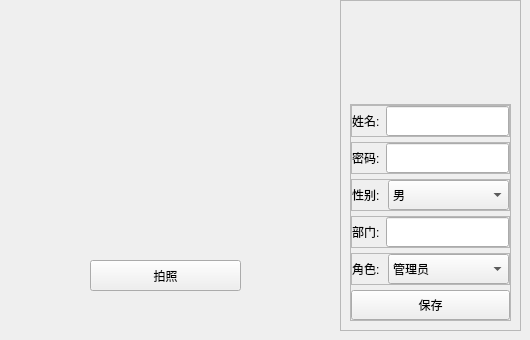
         <widget class="QWidget" name="take">
          <property name="styleSheet">
           <string notr="true"/>
          </property>
          <widget class="QLabel" name="face_Label">
           <property name="geometry">
            <rect>
             <x>10</x>
             <y>10</y>
             <width>331</width>
             <height>231</height>
            </rect>
           </property>
           <property name="text">
            <string/>
           </property>
          </widget>
          <widget class="QPushButton" name="save_button">
           <property name="geometry">
            <rect>
             <x>90</x>
             <y>260</y>
             <width>151</width>
             <height>31</height>
            </rect>
           </property>
           <property name="styleSheet">
            <string notr="true">QPushButton{
	
	font: 16pt &quot;幼圆&quot;;
	
}
QPushButton:hover{
	padding-left:5px;
}
</string>
           </property>
           <property name="text">
            <string>拍照</string>
           </property>
          </widget>
          <widget class="QFrame" name="frame_4">
           <property name="geometry">
            <rect>
             <x>340</x>
             <y>0</y>
             <width>181</width>
             <height>331</height>
            </rect>
           </property>
           <property name="frameShape">
            <enum>QFrame::StyledPanel</enum>
           </property>
           <property name="frameShadow">
            <enum>QFrame::Raised</enum>
           </property>
           <layout class="QVBoxLayout" name="verticalLayout_3">
            <item>
             <widget class="QLabel" name="photo_Label">
              <property name="sizePolicy">
               <sizepolicy hsizetype="Preferred" vsizetype="Preferred">
                <horstretch>0</horstretch>
                <verstretch>3</verstretch>
               </sizepolicy>
              </property>
              <property name="maximumSize">
               <size>
                <width>161</width>
                <height>88</height>
               </size>
              </property>
              <property name="text">
               <string/>
              </property>
             </widget>
            </item>
            <item>
             <widget class="QFrame" name="frame_11">
              <property name="frameShape">
               <enum>QFrame::StyledPanel</enum>
              </property>
              <property name="frameShadow">
               <enum>QFrame::Raised</enum>
              </property>
              <layout class="QVBoxLayout" name="verticalLayout_5">
               <property name="spacing">
                <number>5</number>
               </property>
               <property name="leftMargin">
                <number>0</number>
               </property>
               <property name="topMargin">
                <number>0</number>
               </property>
               <property name="rightMargin">
                <number>0</number>
               </property>
               <property name="bottomMargin">
                <number>0</number>
               </property>
               <item>
                <widget class="QFrame" name="frame_9">
                 <property name="frameShape">
                  <enum>QFrame::StyledPanel</enum>
                 </property>
                 <property name="frameShadow">
                  <enum>QFrame::Raised</enum>
                 </property>
                 <layout class="QHBoxLayout" name="horizontalLayout_4">
                  <property name="leftMargin">
                   <number>0</number>
                  </property>
                  <property name="topMargin">
                   <number>0</number>
                  </property>
                  <property name="rightMargin">
                   <number>0</number>
                  </property>
                  <property name="bottomMargin">
                   <number>0</number>
                  </property>
                  <item>
                   <widget class="QLabel" name="label_4">
                    <property name="text">
                     <string>姓名:</string>
                    </property>
                   </widget>
                  </item>
                  <item>
                   <widget class="QLineEdit" name="name">
                    <property name="sizePolicy">
                     <sizepolicy hsizetype="Expanding" vsizetype="Fixed">
                      <horstretch>0</horstretch>
                      <verstretch>1</verstretch>
                     </sizepolicy>
                    </property>
                    <property name="minimumSize">
                     <size>
                      <width>0</width>
                      <height>30</height>
                     </size>
                    </property>
                    <property name="text">
                     <string/>
                    </property>
                   </widget>
                  </item>
                 </layout>
                </widget>
               </item>
               <item>
                <widget class="QFrame" name="frame_18">
                 <property name="frameShape">
                  <enum>QFrame::StyledPanel</enum>
                 </property>
                 <property name="frameShadow">
                  <enum>QFrame::Raised</enum>
                 </property>
                 <layout class="QHBoxLayout" name="horizontalLayout_12">
                  <property name="leftMargin">
                   <number>0</number>
                  </property>
                  <property name="topMargin">
                   <number>0</number>
                  </property>
                  <property name="rightMargin">
                   <number>0</number>
                  </property>
                  <property name="bottomMargin">
                   <number>0</number>
                  </property>
                  <item>
                   <widget class="QLabel" name="label_11">
                    <property name="text">
                     <string>密码:</string>
                    </property>
                   </widget>
                  </item>
                  <item>
                   <widget class="QLineEdit" name="password">
                    <property name="sizePolicy">
                     <sizepolicy hsizetype="Expanding" vsizetype="Fixed">
                      <horstretch>0</horstretch>
                      <verstretch>1</verstretch>
                     </sizepolicy>
                    </property>
                    <property name="minimumSize">
                     <size>
                      <width>0</width>
                      <height>30</height>
                     </size>
                    </property>
                    <property name="text">
                     <string/>
                    </property>
                   </widget>
                  </item>
                 </layout>
                </widget>
               </item>
               <item>
                <widget class="QFrame" name="frame_10">
                 <property name="frameShape">
                  <enum>QFrame::StyledPanel</enum>
                 </property>
                 <property name="frameShadow">
                  <enum>QFrame::Raised</enum>
                 </property>
                 <layout class="QHBoxLayout" name="horizontalLayout_5">
                  <property name="leftMargin">
                   <number>0</number>
                  </property>
                  <property name="topMargin">
                   <number>0</number>
                  </property>
                  <property name="rightMargin">
                   <number>0</number>
                  </property>
                  <property name="bottomMargin">
                   <number>0</number>
                  </property>
                  <item>
                   <widget class="QLabel" name="label_5">
                    <property name="text">
                     <string>性别:</string>
                    </property>
                   </widget>
                  </item>
                  <item>
                   <widget class="QComboBox" name="sex">
                    <property name="sizePolicy">
                     <sizepolicy hsizetype="Preferred" vsizetype="Fixed">
                      <horstretch>0</horstretch>
                      <verstretch>1</verstretch>
                     </sizepolicy>
                    </property>
                    <property name="minimumSize">
                     <size>
                      <width>121</width>
                      <height>30</height>
                     </size>
                    </property>
                    <item>
                     <property name="text">
                      <string>男</string>
                     </property>
                    </item>
                    <item>
                     <property name="text">
                      <string>女</string>
                     </property>
                    </item>
                   </widget>
                  </item>
                 </layout>
                </widget>
               </item>
               <item>
                <widget class="QFrame" name="frame_19">
                 <property name="frameShape">
                  <enum>QFrame::StyledPanel</enum>
                 </property>
                 <property name="frameShadow">
                  <enum>QFrame::Raised</enum>
                 </property>
                 <layout class="QHBoxLayout" name="horizontalLayout_13">
                  <property name="leftMargin">
                   <number>0</number>
                  </property>
                  <property name="topMargin">
                   <number>0</number>
                  </property>
                  <property name="rightMargin">
                   <number>0</number>
                  </property>
                  <property name="bottomMargin">
                   <number>0</number>
                  </property>
                  <item>
                   <widget class="QLabel" name="label_12">
                    <property name="text">
                     <string>部门:</string>
                    </property>
                   </widget>
                  </item>
                  <item>
                   <widget class="QLineEdit" name="depart">
                    <property name="sizePolicy">
                     <sizepolicy hsizetype="Expanding" vsizetype="Fixed">
                      <horstretch>0</horstretch>
                      <verstretch>1</verstretch>
                     </sizepolicy>
                    </property>
                    <property name="minimumSize">
                     <size>
                      <width>0</width>
                      <height>30</height>
                     </size>
                    </property>
                    <property name="text">
                     <string/>
                    </property>
                   </widget>
                  </item>
                 </layout>
                </widget>
               </item>
               <item>
                <widget class="QFrame" name="frame_20">
                 <property name="frameShape">
                  <enum>QFrame::StyledPanel</enum>
                 </property>
                 <property name="frameShadow">
                  <enum>QFrame::Raised</enum>
                 </property>
                 <layout class="QHBoxLayout" name="horizontalLayout_14">
                  <property name="leftMargin">
                   <number>0</number>
                  </property>
                  <property name="topMargin">
                   <number>0</number>
                  </property>
                  <property name="rightMargin">
                   <number>0</number>
                  </property>
                  <property name="bottomMargin">
                   <number>0</number>
                  </property>
                  <item>
                   <widget class="QLabel" name="label_13">
                    <property name="text">
                     <string>角色:</string>
                    </property>
                   </widget>
                  </item>
                  <item>
                   <widget class="QComboBox" name="role">
                    <property name="sizePolicy">
                     <sizepolicy hsizetype="Preferred" vsizetype="Fixed">
                      <horstretch>0</horstretch>
                      <verstretch>1</verstretch>
                     </sizepolicy>
                    </property>
                    <property name="minimumSize">
                     <size>
                      <width>121</width>
                      <height>30</height>
                     </size>
                    </property>
                    <item>
                     <property name="text">
                      <string>管理员</string>
                     </property>
                    </item>
                    <item>
                     <property name="text">
                      <string>员工</string>
                     </property>
                    </item>
                   </widget>
                  </item>
                 </layout>
                </widget>
               </item>
               <item>
                <widget class="QPushButton" name="save_data_Button">
                 <property name="sizePolicy">
                  <sizepolicy hsizetype="Minimum" vsizetype="Fixed">
                   <horstretch>0</horstretch>
                   <verstretch>1</verstretch>
                  </sizepolicy>
                 </property>
                 <property name="minimumSize">
                  <size>
                   <width>0</width>
                   <height>30</height>
                  </size>
                 </property>
                 <property name="text">
                  <string>保存</string>
                 </property>
                </widget>
               </item>
              </layout>
             </widget>
            </item>
           </layout>
          </widget>
         </widget>
